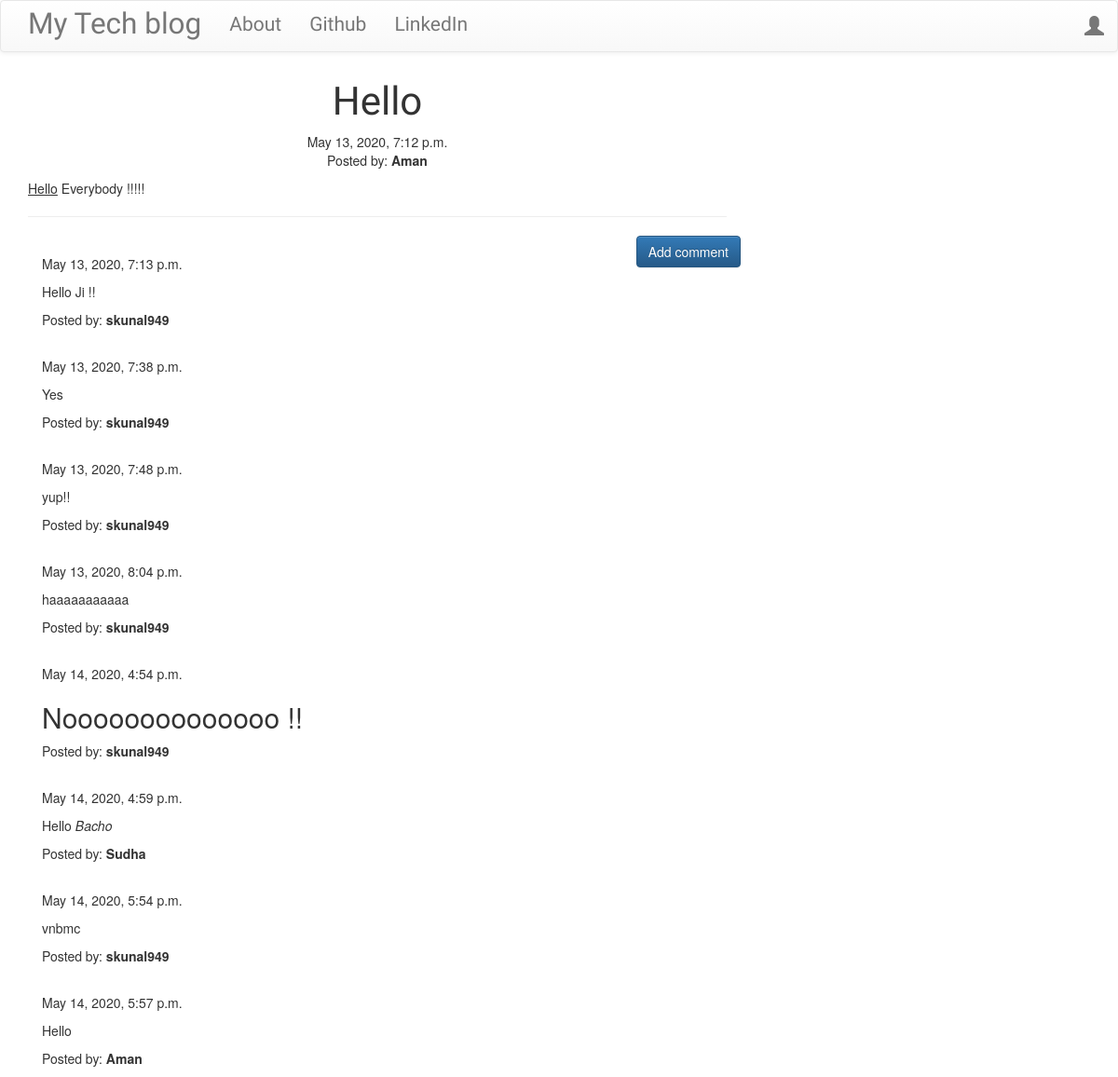
Page /post/9 on the committed database.
### blog/models.py (models this page shows, shortened)
class Post(models.Model):
    author=models.ForeignKey('auth.User')
    title=models.CharField(max_length=200)
    text=models.TextField()
    created_date=models.DateTimeField(default=timezone.now)
    published_date=models.DateTimeField(blank=True,null=True)

class Comment(models.Model):
    user = models.OneToOneField(User, on_delete=models.CASCADE, blank=True, null=True)
    post=models.ForeignKey('blog.Post', related_name='comments')
    author=models.CharField(max_length=200)
    text=models.TextField()
    created_date=models.DateTimeField(default=timezone.now)
    approve_comment=models.BooleanField(default=False)

### blog/views.py (the view)
# urls.py: url(r'^post/(?P<pk>\d+)$', views.PostDetailView.as_view(), name='post_detail'),
class PostDetailView(DetailView):
    model=Post

### blog/templates/blog/post_detail.html (shortened to what this page needs)
{% extends 'blog/base.html' %}
{% block content %}
        <h1 class='posttitle loader'>{{ post.title }}</h1>
        {% if post.published_date %}
            <div class="date postdate">
                {{ post.published_date }}
            </div>
            <div class="date postdate">
              Posted by: <strong>{{ post.author }}</strong>
            </div>
        {% else %}
            <a class="btn btn-default" href="{% url 'post_publish' pk=post.pk %}">Publish</a>
        {% endif %}
      <p class='postcontent' >{{ post.text|safe|linebreaksbr }}</p>
  <hr>
  <a class="btn btn-primary btn-comment" href="{% url 'add_comment_to_post' pk=post.pk %}">Add comment</a>
  <div class="container">
  {% for comment in post.comments.all %}
  <br>
      {% if user.is_authenticated or comment.approve_comment %}
        {% if request.user == comment.post.author or comment.approve_comment  %}
          {{ comment.created_date }}
          <p>{{ comment.text|safe|linebreaks }}</p>
          <p>Posted by: <strong>{{ comment.author }}</strong></p>
        {% endif %}
      {% endif %}
  {% empty %}
      <p>No comments posted.</p>
  {% endfor %}
</div>
{% endblock %}

### blog/templates/blog/base.html (shortened to what this page needs)
<!DOCTYPE html>
{% load staticfiles %}
<html>
    <head>
        <link rel="stylesheet" href="https://maxcdn.bootstrapcdn.com/bootstrap/3.3.7/css/bootstrap.min.css">
        <link rel="stylesheet" href="https://maxcdn.bootstrapcdn.com/bootstrap/3.3.7/css/bootstrap-theme.min.css">
        <link rel="stylesheet" href="//cdn.jsdelivr.net/medium-editor/latest/css/medium-editor.min.css" type="text/css" media="screen" charset="utf-8">
        <link rel="stylesheet" href="{% static 'css/blog.css' %}">
<body class='loader'>
  <nav class="navbar navbar-default techfont custom-navbar">
    <div class="container">
      <ul class="nav navbar-nav">
        <li><a class='navbar-brand bigbrand' href="{% url 'post_list' %}">My Tech blog</a></li>
        <li><a href="{% url 'about'%}">About</a></li>
        <li><a href="https://www.github.com">Github</a></li>
        <li><a href="https://www.linkedin.com">LinkedIn</a></li>
      </ul>
      <ul class="nav navbar-nav navbar-right">
        {% if user.is_authenticated %}
        <li>
          <a href="{% url 'post_new' %}" >New Post</a>
        </li>
        <li>
          <a href="{% url 'post_draft_list' %}">Drafts</a>
        </li>
        <li>
          <a href="{% url 'logout' %}" >Log out</a>
        </li>
        <li>
          <a >Welcome: {{ user.username }}</a>
        </li>
          {% else %}
          <li><a class='nav navbar-right' href="{% url 'login' %}" ><span class="glyphicon glyphicon-user"></span></a></li>
        {% endif %}
      </ul>
  </div>
</nav>
        <div class="content container">
            <div class="row">
                <div class="col-md-8">
                  <div class="blog_posts">
                    {% block content %}
                    {% endblock %}
                  </div>
                </div>
            </div>
        </div>
</body>
</html>

### blog/static/css/blog.css (style rules this page uses)
.techfont { font-family: 'Russo One', sans-serif; font-size: 1.5em; margin-bottom: 10px; }
.postdate { text-align: center; }
.posttitle { font-family: 'Russo One', sans-serif; font-size: 3em; text-align: center; }
.postcontent { font-family: 'Montserrat'; font-size: 1.5em; }
.btn-comment { position: absolute; right: 0px; }
.bigbrand { font-size: 1.5em; }
.loader { filter:hue-rotate(0deg); color: linear-gradient(45deg,#0f8,#08f); animation:hue 5000ms infinite linear; }

### rows in the picture
Post: title "Hello", published_date "May 13, 2020, 7:12 p.m.", author "Aman", text "Hello Everybody !!!!!"
Comment: created_date "May 13, 2020, 7:13 p.m.", text "Hello Ji !!", author "skunal949"
Comment: created_date "May 13, 2020, 7:38 p.m.", text "Yes", author "skunal949"
Comment: created_date "May 13, 2020, 7:48 p.m.", text "yup!!", author "skunal949"
Comment: created_date "May 13, 2020, 8:04 p.m.", text "haaaaaaaaaaa", author "skunal949"
Comment: created_date "May 14, 2020, 4:54 p.m.", text "Noooooooooooooo !!", author "skunal949"
Comment: created_date "May 14, 2020, 4:59 p.m.", text "Hello Bacho", author "Sudha"
Comment: created_date "May 14, 2020, 5:54 p.m.", text "vnbmc", author "skunal949"
Comment: created_date "May 14, 2020, 5:57 p.m.", text "Hello", author "Aman"
